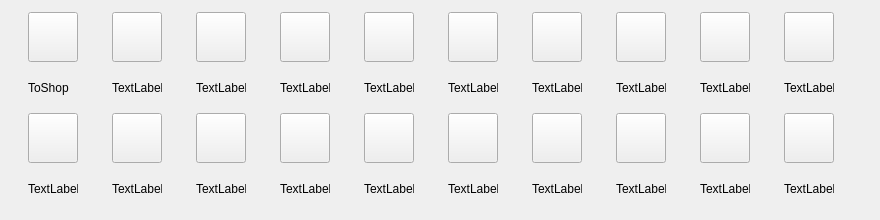
   <widget class="QWidget" name="TidinessTab">
    <attribute name="title">
     <string>Tidiness</string>
    </attribute>
    <widget class="QWidget" name="gridLayoutWidget_2">
     <property name="geometry">
      <rect>
       <x>0</x>
       <y>0</y>
       <width>871</width>
       <height>211</height>
      </rect>
     </property>
     <layout class="QGridLayout" name="gridLayout_2">
      <item row="1" column="8">
       <widget class="QLabel" name="t2_label_8">
        <property name="minimumSize">
         <size>
          <width>50</width>
          <height>15</height>
         </size>
        </property>
        <property name="maximumSize">
         <size>
          <width>50</width>
          <height>15</height>
         </size>
        </property>
        <property name="text">
         <string>TextLabel</string>
        </property>
       </widget>
      </item>
      <item row="1" column="9">
       <widget class="QLabel" name="t2_label_9">
        <property name="minimumSize">
         <size>
          <width>50</width>
          <height>15</height>
         </size>
        </property>
        <property name="maximumSize">
         <size>
          <width>50</width>
          <height>15</height>
         </size>
        </property>
        <property name="text">
         <string>TextLabel</string>
        </property>
       </widget>
      </item>
      <item row="0" column="8">
       <widget class="QPushButton" name="t2_itemButton_12">
        <property name="sizePolicy">
         <sizepolicy hsizetype="Fixed" vsizetype="Fixed">
          <horstretch>0</horstretch>
          <verstretch>0</verstretch>
         </sizepolicy>
        </property>
        <property name="minimumSize">
         <size>
          <width>50</width>
          <height>50</height>
         </size>
        </property>
        <property name="maximumSize">
         <size>
          <width>50</width>
          <height>50</height>
         </size>
        </property>
        <property name="icon">
         <iconset>
          <normaloff>../../Horockey/Desktop/111.png</normaloff>../../Horockey/Desktop/111.png</iconset>
        </property>
        <property name="iconSize">
         <size>
          <width>50</width>
          <height>50</height>
         </size>
        </property>
       </widget>
      </item>
      <item row="2" column="4">
       <widget class="QPushButton" name="t2_itemButton_18">
        <property name="sizePolicy">
         <sizepolicy hsizetype="Fixed" vsizetype="Fixed">
          <horstretch>0</horstretch>
          <verstretch>0</verstretch>
         </sizepolicy>
        </property>
        <property name="minimumSize">
         <size>
          <width>50</width>
          <height>50</height>
         </size>
        </property>
        <property name="maximumSize">
         <size>
          <width>50</width>
          <height>50</height>
         </size>
        </property>
        <property name="icon">
         <iconset>
          <normaloff>../../Horockey/Desktop/111.png</normaloff>../../Horockey/Desktop/111.png</iconset>
        </property>
        <property name="iconSize">
         <size>
          <width>50</width>
          <height>50</height>
         </size>
        </property>
       </widget>
      </item>
      <item row="2" column="0">
       <widget class="QPushButton" name="t2_itemButton_14">
        <property name="sizePolicy">
         <sizepolicy hsizetype="Fixed" vsizetype="Fixed">
          <horstretch>0</horstretch>
          <verstretch>0</verstretch>
         </sizepolicy>
        </property>
        <property name="minimumSize">
         <size>
          <width>50</width>
          <height>50</height>
         </size>
        </property>
        <property name="maximumSize">
         <size>
          <width>50</width>
          <height>50</height>
         </size>
        </property>
        <property name="icon">
         <iconset>
          <normaloff>../../Horockey/Desktop/111.png</normaloff>../../Horockey/Desktop/111.png</iconset>
        </property>
        <property name="iconSize">
         <size>
          <width>50</width>
          <height>50</height>
         </size>
        </property>
       </widget>
      </item>
      <item row="1" column="1">
       <widget class="QLabel" name="t2_label_1">
        <property name="minimumSize">
         <size>
          <width>50</width>
          <height>15</height>
         </size>
        </property>
        <property name="maximumSize">
         <size>
          <width>50</width>
          <height>15</height>
         </size>
        </property>
        <property name="text">
         <string>TextLabel</string>
        </property>
       </widget>
      </item>
      <item row="2" column="9">
       <widget class="QPushButton" name="t2_itemButton_23">
        <property name="sizePolicy">
         <sizepolicy hsizetype="Fixed" vsizetype="Fixed">
          <horstretch>0</horstretch>
          <verstretch>0</verstretch>
         </sizepolicy>
        </property>
        <property name="minimumSize">
         <size>
          <width>50</width>
          <height>50</height>
         </size>
        </property>
        <property name="maximumSize">
         <size>
          <width>50</width>
          <height>50</height>
         </size>
        </property>
        <property name="icon">
         <iconset>
          <normaloff>../../Horockey/Desktop/111.png</normaloff>../../Horockey/Desktop/111.png</iconset>
        </property>
        <property name="iconSize">
         <size>
          <width>50</width>
          <height>50</height>
         </size>
        </property>
       </widget>
      </item>
      <item row="0" column="6">
       <widget class="QPushButton" name="t2_itemButton_10">
        <property name="sizePolicy">
         <sizepolicy hsizetype="Fixed" vsizetype="Fixed">
          <horstretch>0</horstretch>
          <verstretch>0</verstretch>
         </sizepolicy>
        </property>
        <property name="minimumSize">
         <size>
          <width>50</width>
          <height>50</height>
         </size>
        </property>
        <property name="maximumSize">
         <size>
          <width>50</width>
          <height>50</height>
         </size>
        </property>
        <property name="icon">
         <iconset>
          <normaloff>../../Horockey/Desktop/111.png</normaloff>../../Horockey/Desktop/111.png</iconset>
        </property>
        <property name="iconSize">
         <size>
          <width>50</width>
          <height>50</height>
         </size>
        </property>
       </widget>
      </item>
      <item row="2" column="3">
       <widget class="QPushButton" name="t2_itemButton_17">
        <property name="sizePolicy">
         <sizepolicy hsizetype="Fixed" vsizetype="Fixed">
          <horstretch>0</horstretch>
          <verstretch>0</verstretch>
         </sizepolicy>
        </property>
        <property name="minimumSize">
         <size>
          <width>50</width>
          <height>50</height>
         </size>
        </property>
        <property name="maximumSize">
         <size>
          <width>50</width>
          <height>50</height>
         </size>
        </property>
        <property name="icon">
         <iconset>
          <normaloff>../../Horockey/Desktop/111.png</normaloff>../../Horockey/Desktop/111.png</iconset>
        </property>
        <property name="iconSize">
         <size>
          <width>50</width>
          <height>50</height>
         </size>
        </property>
       </widget>
      </item>
      <item row="1" column="4">
       <widget class="QLabel" name="t2_label_4">
        <property name="minimumSize">
         <size>
          <width>50</width>
          <height>15</height>
         </size>
        </property>
        <property name="maximumSize">
         <size>
          <width>50</width>
          <height>15</height>
         </size>
        </property>
        <property name="text">
         <string>TextLabel</string>
        </property>
       </widget>
      </item>
      <item row="2" column="2">
       <widget class="QPushButton" name="t2_itemButton_16">
        <property name="sizePolicy">
         <sizepolicy hsizetype="Fixed" vsizetype="Fixed">
          <horstretch>0</horstretch>
          <verstretch>0</verstretch>
         </sizepolicy>
        </property>
        <property name="minimumSize">
         <size>
          <width>50</width>
          <height>50</height>
         </size>
        </property>
        <property name="maximumSize">
         <size>
          <width>50</width>
          <height>50</height>
         </size>
        </property>
        <property name="icon">
         <iconset>
          <normaloff>../../Horockey/Desktop/111.png</normaloff>../../Horockey/Desktop/111.png</iconset>
        </property>
        <property name="iconSize">
         <size>
          <width>50</width>
          <height>50</height>
         </size>
        </property>
       </widget>
      </item>
      <item row="1" column="3">
       <widget class="QLabel" name="t2_label_3">
        <property name="minimumSize">
         <size>
          <width>50</width>
          <height>15</height>
         </size>
        </property>
        <property name="maximumSize">
         <size>
          <width>50</width>
          <height>15</height>
         </size>
        </property>
        <property name="text">
         <string>TextLabel</string>
        </property>
       </widget>
      </item>
      <item row="0" column="3">
       <widget class="QPushButton" name="t2_itemButton_3">
        <property name="sizePolicy">
         <sizepolicy hsizetype="Fixed" vsizetype="Fixed">
          <horstretch>0</horstretch>
          <verstretch>0</verstretch>
         </sizepolicy>
        </property>
        <property name="minimumSize">
         <size>
          <width>50</width>
          <height>50</height>
         </size>
        </property>
        <property name="maximumSize">
         <size>
          <width>50</width>
          <height>50</height>
         </size>
        </property>
        <property name="icon">
         <iconset>
          <normaloff>../../Horockey/Desktop/111.png</normaloff>../../Horockey/Desktop/111.png</iconset>
        </property>
        <property name="iconSize">
         <size>
          <width>50</width>
          <height>50</height>
         </size>
        </property>
       </widget>
      </item>
      <item row="2" column="1">
       <widget class="QPushButton" name="t2_itemButton_15">
        <property name="sizePolicy">
         <sizepolicy hsizetype="Fixed" vsizetype="Fixed">
          <horstretch>0</horstretch>
          <verstretch>0</verstretch>
         </sizepolicy>
        </property>
        <property name="minimumSize">
         <size>
          <width>50</width>
          <height>50</height>
         </size>
        </property>
        <property name="maximumSize">
         <size>
          <width>50</width>
          <height>50</height>
         </size>
        </property>
        <property name="icon">
         <iconset>
          <normaloff>../../Horockey/Desktop/111.png</normaloff>../../Horockey/Desktop/111.png</iconset>
        </property>
        <property name="iconSize">
         <size>
          <width>50</width>
          <height>50</height>
         </size>
        </property>
       </widget>
      </item>
      <item row="1" column="2">
       <widget class="QLabel" name="t2_label_2">
        <property name="minimumSize">
         <size>
          <width>50</width>
          <height>15</height>
         </size>
        </property>
        <property name="maximumSize">
         <size>
          <width>50</width>
          <height>15</height>
         </size>
        </property>
        <property name="text">
         <string>TextLabel</string>
        </property>
       </widget>
      </item>
      <item row="2" column="5">
       <widget class="QPushButton" name="t2_itemButton_19">
        <property name="sizePolicy">
         <sizepolicy hsizetype="Fixed" vsizetype="Fixed">
          <horstretch>0</horstretch>
          <verstretch>0</verstretch>
         </sizepolicy>
        </property>
        <property name="minimumSize">
         <size>
          <width>50</width>
          <height>50</height>
         </size>
        </property>
        <property name="maximumSize">
         <size>
          <width>50</width>
          <height>50</height>
         </size>
        </property>
        <property name="icon">
         <iconset>
          <normaloff>../../Horockey/Desktop/111.png</normaloff>../../Horockey/Desktop/111.png</iconset>
        </property>
        <property name="iconSize">
         <size>
          <width>50</width>
          <height>50</height>
         </size>
        </property>
       </widget>
      </item>
      <item row="0" column="4">
       <widget class="QPushButton" name="t2_itemButton_4">
        <property name="sizePolicy">
         <sizepolicy hsizetype="Fixed" vsizetype="Fixed">
          <horstretch>0</horstretch>
          <verstretch>0</verstretch>
         </sizepolicy>
        </property>
        <property name="minimumSize">
         <size>
          <width>50</width>
          <height>50</height>
         </size>
        </property>
        <property name="maximumSize">
         <size>
          <width>50</width>
          <height>50</height>
         </size>
        </property>
        <property name="icon">
         <iconset>
          <normaloff>../../Horockey/Desktop/111.png</normaloff>../../Horockey/Desktop/111.png</iconset>
        </property>
        <property name="iconSize">
         <size>
          <width>50</width>
          <height>50</height>
         </size>
        </property>
       </widget>
      </item>
      <item row="2" column="8">
       <widget class="QPushButton" name="t2_itemButton_22">
        <property name="sizePolicy">
         <sizepolicy hsizetype="Fixed" vsizetype="Fixed">
          <horstretch>0</horstretch>
          <verstretch>0</verstretch>
         </sizepolicy>
        </property>
        <property name="minimumSize">
         <size>
          <width>50</width>
          <height>50</height>
         </size>
        </property>
        <property name="maximumSize">
         <size>
          <width>50</width>
          <height>50</height>
         </size>
        </property>
        <property name="icon">
         <iconset>
          <normaloff>../../Horockey/Desktop/111.png</normaloff>../../Horockey/Desktop/111.png</iconset>
        </property>
        <property name="iconSize">
         <size>
          <width>50</width>
          <height>50</height>
         </size>
        </property>
       </widget>
      </item>
      <item row="1" column="6">
       <widget class="QLabel" name="t2_label_6">
        <property name="minimumSize">
         <size>
          <width>50</width>
          <height>15</height>
         </size>
        </property>
        <property name="maximumSize">
         <size>
          <width>50</width>
          <height>15</height>
         </size>
        </property>
        <property name="text">
         <string>TextLabel</string>
        </property>
       </widget>
      </item>
      <item row="2" column="7">
       <widget class="QPushButton" name="t2_itemButton_21">
        <property name="sizePolicy">
         <sizepolicy hsizetype="Fixed" vsizetype="Fixed">
          <horstretch>0</horstretch>
          <verstretch>0</verstretch>
         </sizepolicy>
        </property>
        <property name="minimumSize">
         <size>
          <width>50</width>
          <height>50</height>
         </size>
        </property>
        <property name="maximumSize">
         <size>
          <width>50</width>
          <height>50</height>
         </size>
        </property>
        <property name="icon">
         <iconset>
          <normaloff>../../Horockey/Desktop/111.png</normaloff>../../Horockey/Desktop/111.png</iconset>
        </property>
        <property name="iconSize">
         <size>
          <width>50</width>
          <height>50</height>
         </size>
        </property>
       </widget>
      </item>
      <item row="0" column="2">
       <widget class="QPushButton" name="t2_itemButton_2">
        <property name="sizePolicy">
         <sizepolicy hsizetype="Fixed" vsizetype="Fixed">
          <horstretch>0</horstretch>
          <verstretch>0</verstretch>
         </sizepolicy>
        </property>
        <property name="minimumSize">
         <size>
          <width>50</width>
          <height>50</height>
         </size>
        </property>
        <property name="maximumSize">
         <size>
          <width>50</width>
          <height>50</height>
         </size>
        </property>
        <property name="icon">
         <iconset>
          <normaloff>../../Horockey/Desktop/111.png</normaloff>../../Horockey/Desktop/111.png</iconset>
        </property>
        <property name="iconSize">
         <size>
          <width>50</width>
          <height>50</height>
         </size>
        </property>
       </widget>
      </item>
      <item row="0" column="5">
       <widget class="QPushButton" name="t2_itemButton_9">
        <property name="sizePolicy">
         <sizepolicy hsizetype="Fixed" vsizetype="Fixed">
          <horstretch>0</horstretch>
          <verstretch>0</verstretch>
         </sizepolicy>
        </property>
        <property name="minimumSize">
         <size>
          <width>50</width>
          <height>50</height>
         </size>
        </property>
        <property name="maximumSize">
         <size>
          <width>50</width>
          <height>50</height>
         </size>
        </property>
        <property name="icon">
         <iconset>
          <normaloff>../../Horockey/Desktop/111.png</normaloff>../../Horockey/Desktop/111.png</iconset>
        </property>
        <property name="iconSize">
         <size>
          <width>50</width>
          <height>50</height>
         </size>
        </property>
       </widget>
      </item>
      <item row="0" column="9">
       <widget class="QPushButton" name="t2_itemButton_13">
        <property name="sizePolicy">
         <sizepolicy hsizetype="Fixed" vsizetype="Fixed">
          <horstretch>0</horstretch>
          <verstretch>0</verstretch>
         </sizepolicy>
        </property>
        <property name="minimumSize">
         <size>
          <width>50</width>
          <height>50</height>
         </size>
        </property>
        <property name="maximumSize">
         <size>
          <width>50</width>
          <height>50</height>
         </size>
        </property>
        <property name="icon">
         <iconset>
          <normaloff>../../Horockey/Desktop/111.png</normaloff>../../Horockey/Desktop/111.png</iconset>
        </property>
        <property name="iconSize">
         <size>
          <width>50</width>
          <height>50</height>
         </size>
        </property>
       </widget>
      </item>
      <item row="1" column="5">
       <widget class="QLabel" name="t2_label_5">
        <property name="minimumSize">
         <size>
          <width>50</width>
          <height>15</height>
         </size>
        </property>
        <property name="maximumSize">
         <size>
          <width>50</width>
          <height>15</height>
         </size>
        </property>
        <property name="text">
         <string>TextLabel</string>
        </property>
       </widget>
      </item>
      <item row="0" column="0">
       <widget class="QPushButton" name="t2_goToShopButton">
        <property name="sizePolicy">
         <sizepolicy hsizetype="Fixed" vsizetype="Fixed">
          <horstretch>0</horstretch>
          <verstretch>0</verstretch>
         </sizepolicy>
        </property>
        <property name="minimumSize">
         <size>
          <width>50</width>
          <height>50</height>
         </size>
        </property>
        <property name="maximumSize">
         <size>
          <width>50</width>
          <height>50</height>
         </size>
        </property>
        <property name="icon">
         <iconset>
          <normaloff>../../Horockey/Desktop/111.png</normaloff>../../Horockey/Desktop/111.png</iconset>
        </property>
        <property name="iconSize">
         <size>
          <width>50</width>
          <height>50</height>
         </size>
        </property>
       </widget>
      </item>
      <item row="0" column="1">
       <widget class="QPushButton" name="t2_itemButton_1">
        <property name="sizePolicy">
         <sizepolicy hsizetype="Fixed" vsizetype="Fixed">
          <horstretch>0</horstretch>
          <verstretch>0</verstretch>
         </sizepolicy>
        </property>
        <property name="minimumSize">
         <size>
          <width>50</width>
          <height>50</height>
         </size>
        </property>
        <property name="maximumSize">
         <size>
          <width>50</width>
          <height>50</height>
         </size>
        </property>
        <property name="icon">
         <iconset>
          <normaloff>../../Horockey/Desktop/111.png</normaloff>../../Horockey/Desktop/111.png</iconset>
        </property>
        <property name="iconSize">
         <size>
          <width>50</width>
          <height>50</height>
         </size>
        </property>
       </widget>
      </item>
      <item row="0" column="7">
       <widget class="QPushButton" name="t2_itemButton_11">
        <property name="sizePolicy">
         <sizepolicy hsizetype="Fixed" vsizetype="Fixed">
          <horstretch>0</horstretch>
          <verstretch>0</verstretch>
         </sizepolicy>
        </property>
        <property name="minimumSize">
         <size>
          <width>50</width>
          <height>50</height>
         </size>
        </property>
        <property name="maximumSize">
         <size>
          <width>50</width>
          <height>50</height>
         </size>
        </property>
        <property name="icon">
         <iconset>
          <normaloff>../../Horockey/Desktop/111.png</normaloff>../../Horockey/Desktop/111.png</iconset>
        </property>
        <property name="iconSize">
         <size>
          <width>50</width>
          <height>50</height>
         </size>
        </property>
       </widget>
      </item>
      <item row="1" column="7">
       <widget class="QLabel" name="t2_label_7">
        <property name="minimumSize">
         <size>
          <width>50</width>
          <height>15</height>
         </size>
        </property>
        <property name="maximumSize">
         <size>
          <width>50</width>
          <height>15</height>
         </size>
        </property>
        <property name="text">
         <string>TextLabel</string>
        </property>
       </widget>
      </item>
      <item row="2" column="6">
       <widget class="QPushButton" name="t2_itemButton_20">
        <property name="sizePolicy">
         <sizepolicy hsizetype="Fixed" vsizetype="Fixed">
          <horstretch>0</horstretch>
          <verstretch>0</verstretch>
         </sizepolicy>
        </property>
        <property name="minimumSize">
         <size>
          <width>50</width>
          <height>50</height>
         </size>
        </property>
        <property name="maximumSize">
         <size>
          <width>50</width>
          <height>50</height>
         </size>
        </property>
        <property name="icon">
         <iconset>
          <normaloff>../../Horockey/Desktop/111.png</normaloff>../../Horockey/Desktop/111.png</iconset>
        </property>
        <property name="iconSize">
         <size>
          <width>50</width>
          <height>50</height>
         </size>
        </property>
       </widget>
      </item>
      <item row="3" column="0">
       <widget class="QLabel" name="t2_label_10">
        <property name="minimumSize">
         <size>
          <width>50</width>
          <height>15</height>
         </size>
        </property>
        <property name="maximumSize">
         <size>
          <width>50</width>
          <height>15</height>
         </size>
        </property>
        <property name="text">
         <string>TextLabel</string>
        </property>
       </widget>
      </item>
      <item row="3" column="1">
       <widget class="QLabel" name="t2_label_11">
        <property name="minimumSize">
         <size>
          <width>50</width>
          <height>15</height>
         </size>
        </property>
        <property name="maximumSize">
         <size>
          <width>50</width>
          <height>15</height>
         </size>
        </property>
        <property name="text">
         <string>TextLabel</string>
        </property>
       </widget>
      </item>
      <item row="3" column="2">
       <widget class="QLabel" name="t2_label_12">
        <property name="minimumSize">
         <size>
          <width>50</width>
          <height>15</height>
         </size>
        </property>
        <property name="maximumSize">
         <size>
          <width>50</width>
          <height>15</height>
         </size>
        </property>
        <property name="text">
         <string>TextLabel</string>
        </property>
       </widget>
      </item>
      <item row="3" column="3">
       <widget class="QLabel" name="t2_label_13">
        <property name="minimumSize">
         <size>
          <width>50</width>
          <height>15</height>
         </size>
        </property>
        <property name="maximumSize">
         <size>
          <width>50</width>
          <height>15</height>
         </size>
        </property>
        <property name="text">
         <string>TextLabel</string>
        </property>
       </widget>
      </item>
      <item row="3" column="4">
       <widget class="QLabel" name="t2_label_14">
        <property name="minimumSize">
         <size>
          <width>50</width>
          <height>15</height>
         </size>
        </property>
        <property name="maximumSize">
         <size>
          <width>50</width>
          <height>15</height>
         </size>
        </property>
        <property name="text">
         <string>TextLabel</string>
        </property>
       </widget>
      </item>
      <item row="3" column="5">
       <widget class="QLabel" name="t2_label_15">
        <property name="minimumSize">
         <size>
          <width>50</width>
          <height>15</height>
         </size>
        </property>
        <property name="maximumSize">
         <size>
          <width>50</width>
          <height>15</height>
         </size>
        </property>
        <property name="text">
         <string>TextLabel</string>
        </property>
       </widget>
      </item>
      <item row="3" column="6">
       <widget class="QLabel" name="t2_label_16">
        <property name="minimumSize">
         <size>
          <width>50</width>
          <height>15</height>
         </size>
        </property>
        <property name="maximumSize">
         <size>
          <width>50</width>
          <height>15</height>
         </size>
        </property>
        <property name="text">
         <string>TextLabel</string>
        </property>
       </widget>
      </item>
      <item row="3" column="7">
       <widget class="QLabel" name="t2_label_17">
        <property name="minimumSize">
         <size>
          <width>50</width>
          <height>15</height>
         </size>
        </property>
        <property name="maximumSize">
         <size>
          <width>50</width>
          <height>15</height>
         </size>
        </property>
        <property name="text">
         <string>TextLabel</string>
        </property>
       </widget>
      </item>
      <item row="3" column="8">
       <widget class="QLabel" name="t2_label_18">
        <property name="minimumSize">
         <size>
          <width>50</width>
          <height>15</height>
         </size>
        </property>
        <property name="maximumSize">
         <size>
          <width>50</width>
          <height>15</height>
         </size>
        </property>
        <property name="text">
         <string>TextLabel</string>
        </property>
       </widget>
      </item>
      <item row="3" column="9">
       <widget class="QLabel" name="t2_label_19">
        <property name="minimumSize">
         <size>
          <width>50</width>
          <height>15</height>
         </size>
        </property>
        <property name="maximumSize">
         <size>
          <width>50</width>
          <height>15</height>
         </size>
        </property>
        <property name="text">
         <string>TextLabel</string>
        </property>
       </widget>
      </item>
      <item row="1" column="0">
       <widget class="QLabel" name="label">
        <property name="text">
         <string>ToShop</string>
        </property>
       </widget>
      </item>
     </layout>
    </widget>
   </widget>
